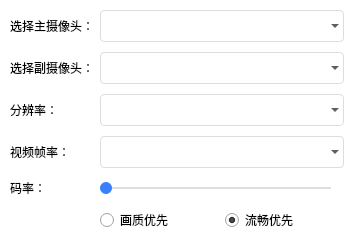
<?xml version="1.0" encoding="UTF-8"?>
<ui version="4.0">
 <class>DlgVideoSet</class>
 <widget class="QDialog" name="DlgVideoSet">
  <property name="geometry">
   <rect>
    <x>0</x>
    <y>0</y>
    <width>354</width>
    <height>238</height>
   </rect>
  </property>
  <property name="windowTitle">
   <string>视频设置</string>
  </property>
  <property name="styleSheet">
   <string notr="true">#DlgVideoSet {
	background: rgb(255,255,255);
}
QComboBox {
	background: transparent;
	border: 1px solid rgb(221,221,221);
	border-radius: 4px;
	min-height: 30px;
	max-height: 30px;
	padding-left: 8px;
	padding-right: 8px;
}
QComboBox:hover {
	border-color:rgb(57,129,252);
}
QComboBox::drop-down {
	padding-top: 5px;
	image: url(:/Resources/dropDown.png);
}
QComboBox QAbstractItemView{
	margin-top:1;
	outline:0;	
	border:1px solid rgb(225,225,225);
	background-color:rgb(255,255,255);
	selection-background-color:rgb(80,145,255);
}
QComboBox QAbstractItemView::item{
	min-height:30px;
	max-height:30px;
}
QComboBox QAbstractItemView::item:hover{
    background-color:rgb(240,240,240);
	color:rgb(45,45,45);
}
QComboBox QAbstractItemView::item:selected{
    background-color:rgb(240,240,240);
	color:rgb(45,45,45);
}
QSlider {
	min-height: 20px;
	max-height: 20px;
	padding-left: 0px;
	padding-right: 0px;
}
QSlider::add-page:horizontal {       
	background-color:rgb(223,223,223);  
}  
QSlider::sub-page:horizontal {  
	background-color: rgb(57,129,252);
}  
QSlider::groove:horizontal {  
	background:transparent;  
	height:2px;  
}  
QSlider::handle:horizontal {
	height: 12px;
	width: 12px;
	margin-top: -5px;
	margin-bottom: -5px;
	border-radius: 6px;
	background: rgb(57,129,252);
}  </string>
  </property>
  <layout class="QFormLayout" name="formLayout">
   <property name="verticalSpacing">
    <number>10</number>
   </property>
   <property name="leftMargin">
    <number>10</number>
   </property>
   <property name="topMargin">
    <number>10</number>
   </property>
   <property name="rightMargin">
    <number>10</number>
   </property>
   <property name="bottomMargin">
    <number>10</number>
   </property>
   <item row="0" column="0">
    <widget class="QLabel" name="label">
     <property name="text">
      <string>选择主摄像头：</string>
     </property>
    </widget>
   </item>
   <item row="0" column="1">
    <widget class="QComboBox" name="cbBx_camSel"/>
   </item>
   <item row="2" column="0">
    <widget class="QLabel" name="label_2">
     <property name="text">
      <string>分辨率：</string>
     </property>
    </widget>
   </item>
   <item row="2" column="1">
    <widget class="QComboBox" name="cbBx_resolution"/>
   </item>
   <item row="3" column="0">
    <widget class="QLabel" name="label_3">
     <property name="text">
      <string>视频帧率：</string>
     </property>
    </widget>
   </item>
   <item row="3" column="1">
    <widget class="QComboBox" name="cbBx_fps"/>
   </item>
   <item row="4" column="0">
    <widget class="QLabel" name="label_4">
     <property name="text">
      <string>码率：</string>
     </property>
    </widget>
   </item>
   <item row="4" column="1">
    <layout class="QHBoxLayout" name="horizontalLayout">
     <item>
      <widget class="QSlider" name="sld_bps">
       <property name="orientation">
        <enum>Qt::Horizontal</enum>
       </property>
      </widget>
     </item>
     <item>
      <widget class="QLabel" name="lbl_bps"/>
     </item>
    </layout>
   </item>
   <item row="5" column="1">
    <layout class="QHBoxLayout" name="horizontalLayout_2">
     <item>
      <widget class="QRadioButton" name="rb_qualityMode">
       <property name="text">
        <string>画质优先</string>
       </property>
      </widget>
     </item>
     <item>
      <widget class="QRadioButton" name="rb_smoothMode">
       <property name="text">
        <string>流畅优先</string>
       </property>
       <property name="checked">
        <bool>true</bool>
       </property>
      </widget>
     </item>
    </layout>
   </item>
   <item row="1" column="0">
    <widget class="QLabel" name="label_5">
     <property name="text">
      <string>选择副摄像头：</string>
     </property>
    </widget>
   </item>
   <item row="1" column="1">
    <widget class="QComboBox" name="cbBx_camSel_2"/>
   </item>
  </layout>
 </widget>
 <layoutdefault spacing="6" margin="11"/>
 <resources/>
 <connections/>
</ui>
